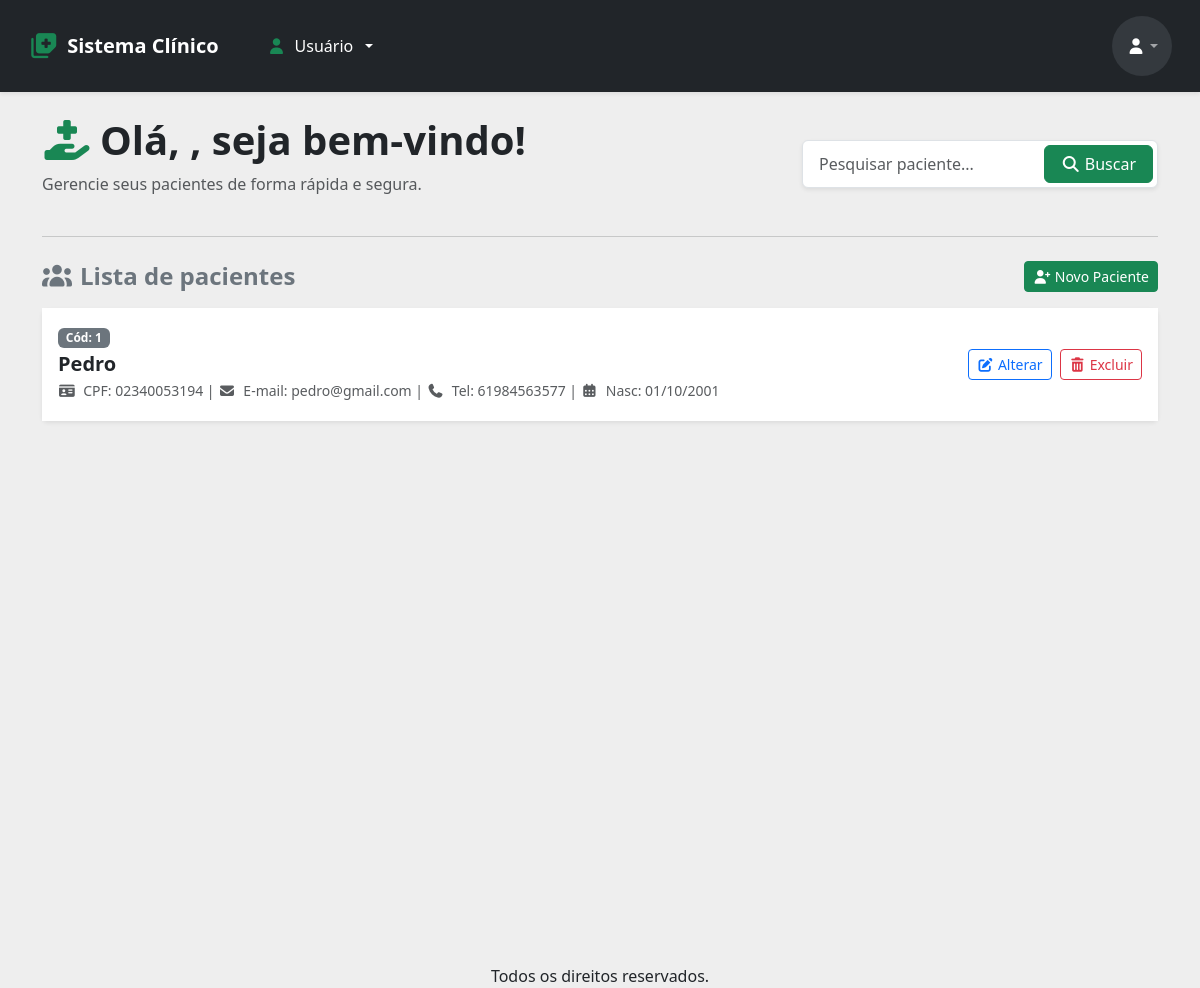
/buscar/, run on an earlier commit of the app's database.
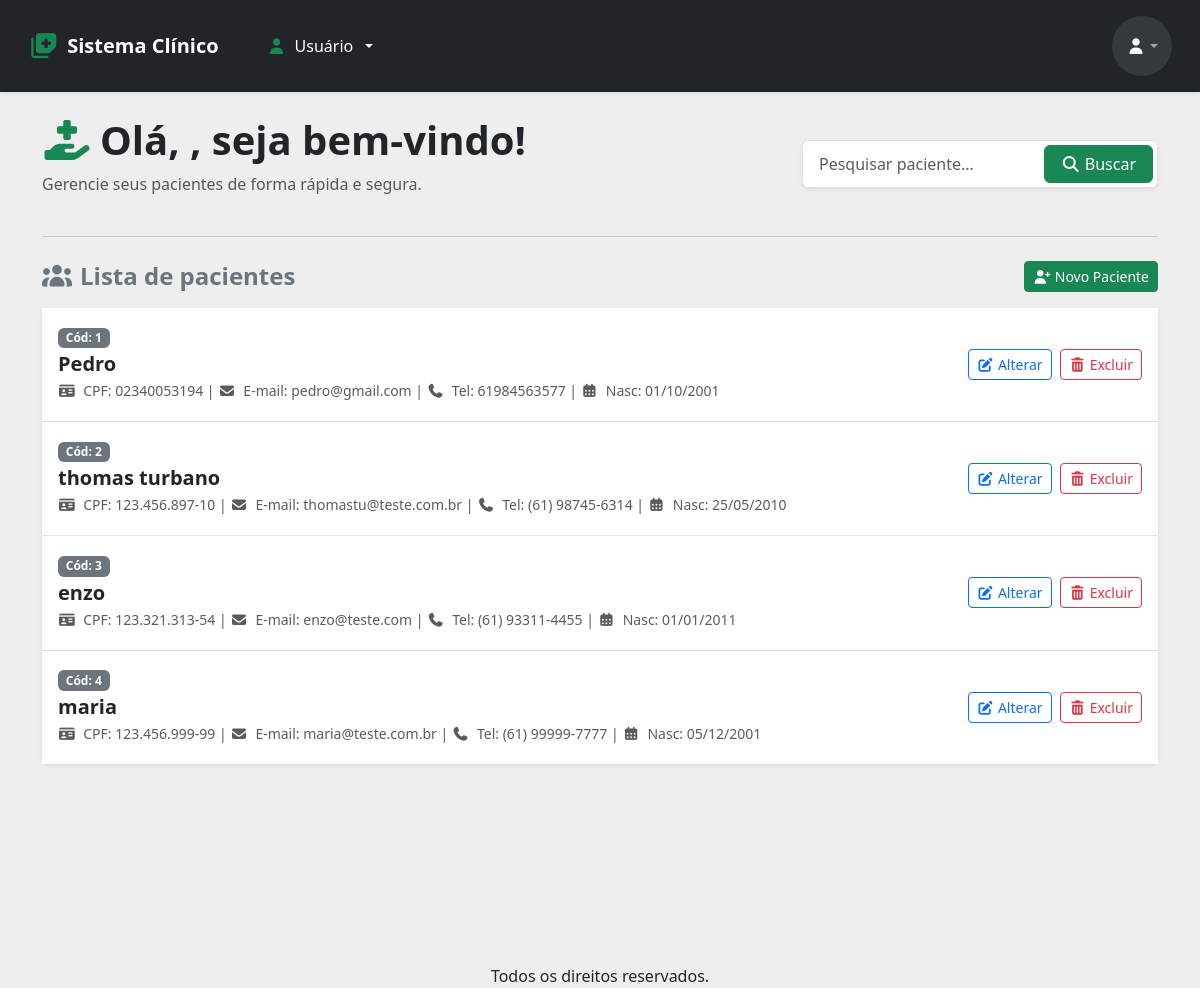
And on a later commit of the database.
### apps/crud/models.py (models this page shows, shortened)
class Paciente(models.Model):
    codigo_paciente = models.AutoField(primary_key=True)
    nome = models.CharField(null=False, blank=False)
    cpf = models.CharField(max_length=14, unique=True, null=False, blank=False)
    email = models.EmailField(unique=True, null=False, blank=False)
    telefone = models.CharField(max_length=15, null=False, blank=False)
    data_nascimento = models.DateField(null=False, blank=False)
    sintomas = models.TextField(null=True, blank=True)

### apps/crud/views.py (the view)
# urls.py: path('buscar/', views.buscar_paciente, name='buscar_paciente'),
def buscar_paciente(request):
    query = request.GET.get('buscar','')
    pacientes = Paciente.objects.filter(nome__icontains=query)
    return render(request, 'index.html', {
        'pacientes':pacientes,
        'query':query
    })

### apps/crud/templates/index.html (shortened to what this page needs)
{% extends 'base-crud.html' %}
{% block content %}
    <div class="row mt-4 align-items-center">
        <div class="col-md-8">
            <h1 class="fw-bold text-dark">
                <i class="fa-solid fa-hand-holding-medical text-success me-2"></i>Olá, {{ user.username }}, seja bem-vindo!
            </h1>
            <p class="text-muted">Gerencie seus pacientes de forma rápida e segura.</p>
        </div>
        <div class="col-md-4">
            <form action="{% url 'buscar_paciente' %}" method="GET" class="d-flex shadow-sm rounded bg-white p-1 border" role="search">
                <input class="form-control me-2 border-0 shadow-none" type="search" name="buscar" placeholder="Pesquisar paciente..." aria-label="Search" />
                <button class="btn btn-success px-3 d-flex align-items-center gap-1" type="submit">
                    <i class="fa-solid fa-magnifying-glass"></i> <span class="d-none d-sm-inline">Buscar</span>
                </button>
            </form>
        </div>
    </div>
    <hr class="my-4 text-muted">
    <div class="row mt-4">
        <div class="col-12">
            <div class="d-flex justify-content-between align-items-center mb-3">
                <h2 class="h4 fw-bold text-secondary mb-0">
                    <i class="fa-solid fa-users me-2"></i>Lista de pacientes
                </h2>
                <a href="novoPaciente/" class="btn btn-success btn-sm d-flex align-items-center gap-1">
                    <i class="fa-solid fa-user-plus"></i> Novo Paciente
                </a>
            </div>
            <div class="card shadow-sm border-0">
                <div class="card-body p-0">
                    <ul class="list-group list-group-flush">
                        {% for paciente in pacientes %}
                            <li class="list-group-item p-3">
                                <div class="d-flex flex-column flex-md-row justify-content-between align-items-md-center gap-2">
                                    <div>
                                        <span class="badge bg-secondary mb-1">Cód: {{ paciente.codigo_paciente }}</span>
                                        <h5 class="mb-1 text-dark fw-bold">{{ paciente.nome }}</h5>
                                        <p class="mb-1 text-muted small">
                                            <i class="fa-solid fa-id-card me-1"></i> CPF: {{ paciente.cpf }} |
                                            <i class="fa-solid fa-envelope me-1"></i> E-mail: {{ paciente.email }} |
                                            <i class="fa-solid fa-phone me-1"></i> Tel: {{ paciente.telefone }} |
                                            <i class="fa-solid fa-calendar-days me-1"></i> Nasc: {{ paciente.data_nascimento|date:"d/m/Y" }}
                                        </p>
                                    </div>
                                    <div class="d-flex gap-2">
                                        <a href="{% url 'alterar_paciente' paciente.codigo_paciente %}" class="btn btn-outline-primary btn-sm">
                                            <i class="fa-solid fa-pen-to-square"></i> Alterar
                                        </a>
                                        <a href="{% url 'excluir_paciente' paciente.codigo_paciente %}" class="btn btn-outline-danger btn-sm">
                                            <i class="fa-solid fa-trash-can"></i> Excluir
                                        </a>
                                    </div>
                                </div>
                            </li>
                        {% empty %}
                            <li class="list-group-item text-center py-5 text-muted">
                                <i class="fa-solid fa-folder-open fa-3x mb-3 text-secondary opacity-50"></i>
                                <p class="mb-0">Nenhum paciente cadastrado.</p>
                            </li>
                        {% endfor %}
                    </ul>
                </div>
            </div>
        </div>
    </div>
{% endblock %}

What changed in the data, as far as the page shows it:
added Paciente: codigo_paciente "2", nome "thomas turbano", cpf "123.456.897-10", email "thomastu@teste.com.br", telefone "(61) 98745-6314", data_nascimento "25/05/2010"
added Paciente: codigo_paciente "3", nome "enzo", cpf "123.321.313-54", email "enzo@teste.com", telefone "(61) 93311-4455", data_nascimento "01/01/2011"
added Paciente: codigo_paciente "4", nome "maria", cpf "123.456.999-99", email "maria@teste.com.br", telefone "(61) 99999-7777", data_nascimento "05/12/2001"
